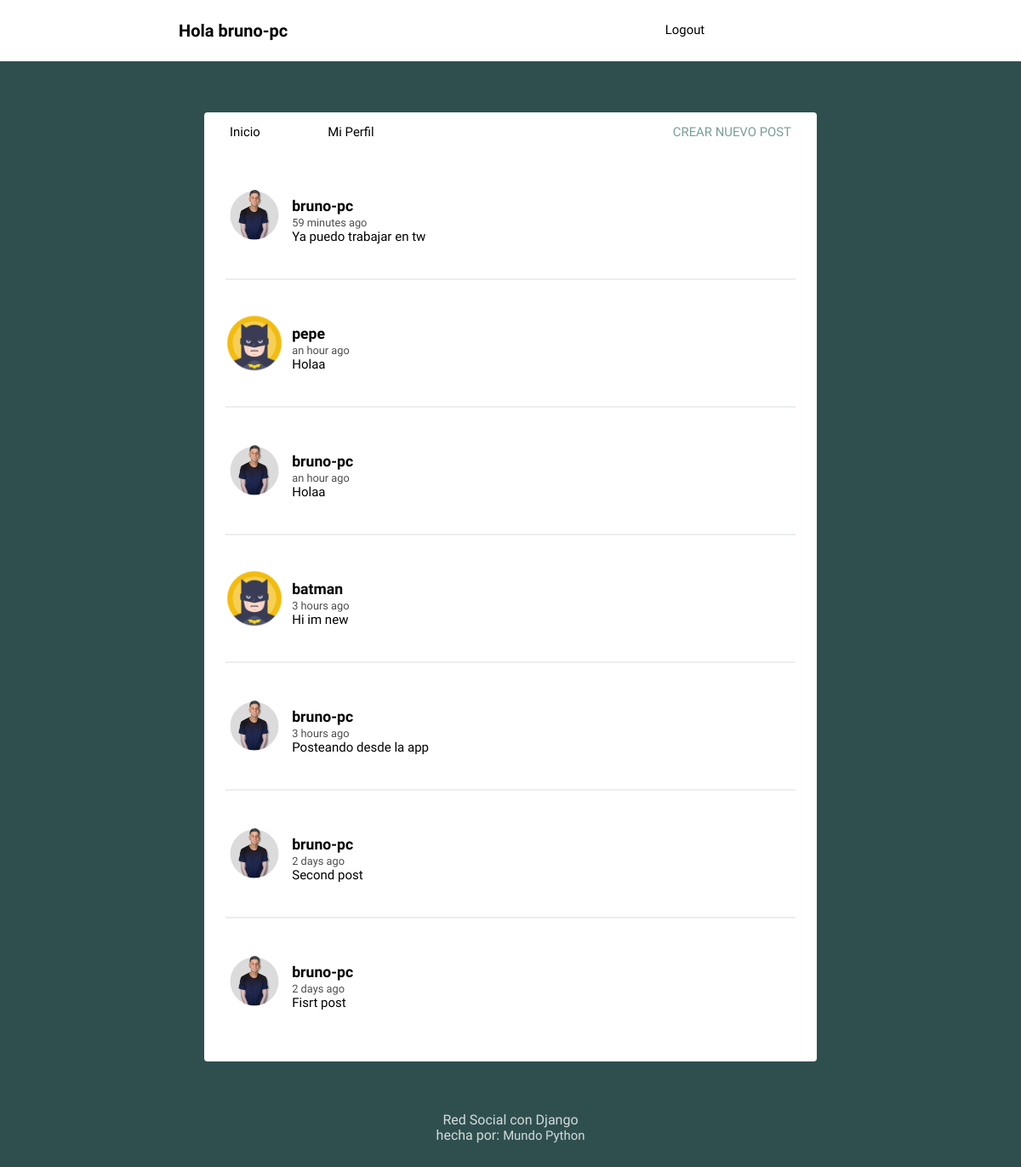
The app's page / (signed in) with its own data.
### red_social/models.py (models this page shows, shortened)
class Post(models.Model):
    user = models.ForeignKey(User, on_delete=models.CASCADE, related_name='posts')
    timestamp = models.DateTimeField(default = timezone.now)
    content = models.TextField(blank=True)
    class Meta:
        ordering = ['-timestamp']

class Profile(models.Model):
    user = models.OneToOneField(User, on_delete=models.CASCADE)
    image = models.ImageField(default='batman.png')

### red_social/views.py (the view)
# urls.py: path('', views.feed, name='feed'),
def feed(request):
    posts = Post.objects.all()
    context = {'posts': posts}
    return render(request, 'social/feed.html', context)

### red_social/templates/social/feed.html (shortened to what this page needs)
{% extends 'social/layout.html' %}
{% load static %}
{% load humanize %}
{% block content %}
{% for post in posts %}
<article>
    <div class="container-article">
        <img src="{{post.user.profile.image.url}}">
        <div>
            <h2 class="username"><a href={% url 'profile' post.user.username %}>{{post.user.username}}</a></h2>
            <time data-time="#">{{post.timestamp|naturaltime}}</time>
            <div class="post">{{post.content}}</div>
        </div>
    </div>
</article>
{% endfor %}
{% endblock %}

### red_social/templates/social/layout.html (shortened to what this page needs)
<!DOCTYPE html>
{% load static %}
<html>
<head>
	<link rel="stylesheet" type="text/css" href="{% static 'normalize.css' %}">
	<link rel="stylesheet" type="text/css" href="{% static 'style.css' %}">
</head>
<body>
	<header class="main-head">
		<nav class="main">
			{% if request.user.is_authenticated %}
			<h1 id="logo">Hola {{user.username}}</h1>
			{% else %}
			<h1 id="logo">Bienvenido</h1>
			{% endif %}
			<ul>
				{% if request.user.is_authenticated %}
				<li><a href={% url 'logout' %}>Logout</a></li>
				{% else %}
				<li><a href={% url 'register' %}>Register</a></li>
				<li><a href={% url 'login' %}>Login</a></li>
				{% endif %}
			</ul>
		</nav>
	</header>
	<div class="main">
		<nav class="second-nav">
			<a class="feed" href={% url 'feed' %}>Inicio</a>
			{% if request.user.is_authenticated %}
			<a class="profile" href="{% url 'profile' request.user.username %}">Mi Perfil</a>
			<a class="new" href={% url 'post' %}>Crear nuevo post</a>
			{% endif %}
		</nav>
		{% block content %}
		{% endblock content %}
	</div>
	<footer>
		<div class="row">
			<p>Red Social con Django<br>hecha por: <a href="http://www.youtube.com/mundopython">Mundo Python</a></p>
		</div>
	</footer>
</body>
</html>

### red_social/static/style.css (style rules this page uses)
body { background: #2F4F4F; font-size: 62.5%; font-family: 'Varela Round', Helvetica, Arial, serif; }
p { font-size: 1rem; }
img { object-fit: cover; }
.main-head { background: white; color: black; }
nav.main { min-height: 7vh; display: flex; width: 65%; margin: auto; align-items: center; padding: 0.5rem; }
nav.main ul { display: flex; flex: 1 1 40rem; justify-content: space-around; align-items: center; list-style: none; }
#logo { flex: 2 1 40rem; }
a { font-size: .93rem; text-decoration: none; color: black; }
.main { background: white; width: 60%; margin: 5% auto; border-radius: 4px; padding-bottom: 20px; }
.second-nav { display: flex; padding: 15px 30px; }
.second-nav .feed { flex: 1 1 30px; }
.second-nav .profile { flex: 1 1 30px; }
.second-nav .new { flex: 6 1 5rem; text-align: right; text-transform: uppercase; color: #7A9D96; }
article { width: 93%; margin: auto; padding: 40px 0; border-bottom: 2px solid #ECEEEF; }
.username { margin-bottom: .2rem; }
.username a { font-size: 1.1rem; }
.container-article { display: flex; }
.container-article img { height: 68px; width: 68px; margin-right: 10px; border-radius: 50%; }
article:last-child { border-bottom: 0; }
time { font-size: .8rem; opacity: .7; }
.post { font-size: .94rem; }
.profile { display: flex; align-items: center; flex-direction: column; }
footer { color: white; text-align: center; font-size: .875em; margin: 40px 0; }
footer p { opacity: .8; }
footer p a { color: white; }

### records on screen
Post: user.profile.image (picture), user.username "bruno-pc", timestamp "59 minutes ago", content "Ya puedo trabajar en tw"
Post: user.profile.image (picture), user.username "pepe", timestamp "an hour ago", content "Holaa"
Post: user.profile.image (picture), user.username "bruno-pc", timestamp "an hour ago", content "Holaa"
Post: user.profile.image (picture), user.username "batman", timestamp "3 hours ago", content "Hi im new"
Post: user.profile.image (picture), user.username "bruno-pc", timestamp "3 hours ago", content "Posteando desde la app"
Post: user.profile.image (picture), user.username "bruno-pc", timestamp "2 days ago", content "Second post"
Post: user.profile.image (picture), user.username "bruno-pc", timestamp "2 days ago", content "Fisrt post"

### other values on screen
{{ user.username }} "bruno-pc"
